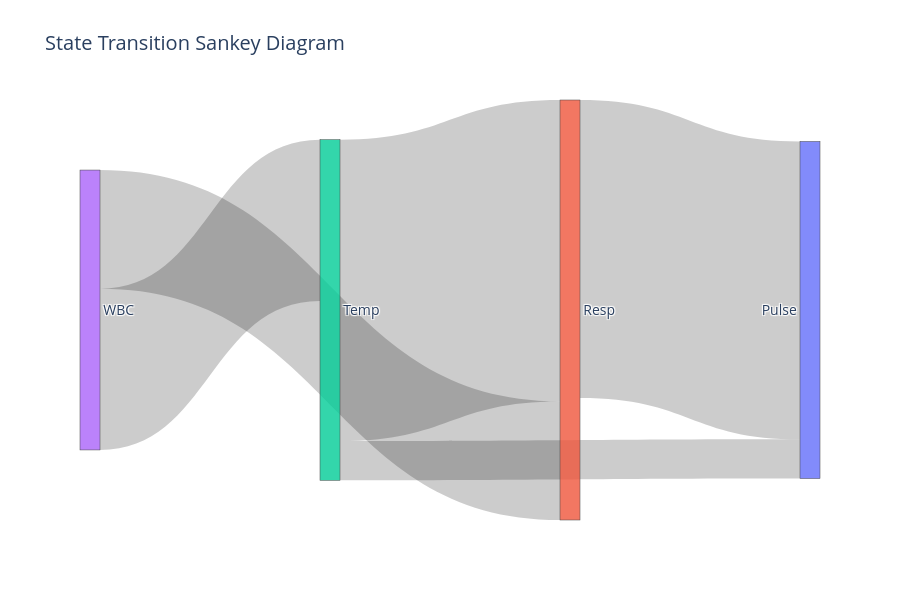
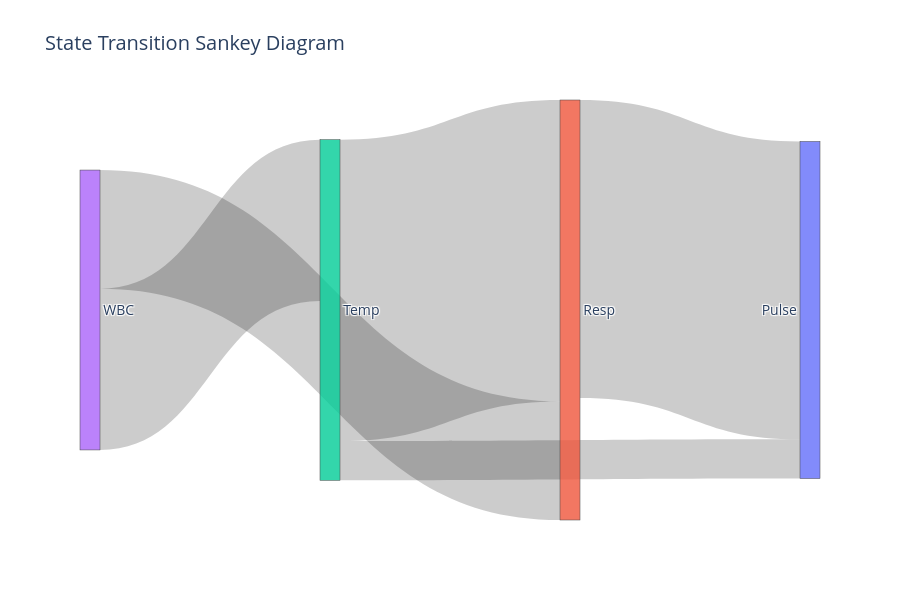

Here is the notebook cell these charts were saved with, in order:
### Code cell
fig = plot_transition_sankey_from_paths(
    triple_cntr,
    title="State Transition Sankey Diagram",
    min_count=1,
    normalize=False,
    width=900,
    height=600,
)

fig

### Figure 1 — Plotly figure (JSON) as saved in the notebook; plotly's stock layout.template omitted (floating-point values rounded to 4 significant figures)
{"data": [{"link": {"customdata": ["WBC → Resp<br>Count: 1517", "Resp → Pulse<br>Count: 3810", "WBC → Temp<br>Count: 2063", "Temp → Resp<br>Count: 3855", "Temp → Pulse<br>Count: 501"], "hovertemplate": "%{customdata}<extra></extra>", "source": [3, 1, 3, 2, 2], "target": [1, 0, 2, 1, 0], "value": [1517, 3810, 2063, 3855, 501]}, "node": {"label": ["Pulse", "Resp", "Temp", "WBC"], "line": {"width": 0.5}, "pad": 20, "thickness": 20}, "type": "sankey"}], "layout": {"font": {"size": 14}, "height": 600, "title": {"text": "State Transition Sankey Diagram"}, "width": 900}}

### Figure 2 — Plotly figure (JSON) as saved in the notebook; plotly's stock layout.template omitted (floating-point values rounded to 4 significant figures)
{"data": [{"link": {"customdata": ["WBC → Resp<br>Count: 1517", "Resp → Pulse<br>Count: 3810", "WBC → Temp<br>Count: 2063", "Temp → Resp<br>Count: 3855", "Temp → Pulse<br>Count: 501"], "hovertemplate": "%{customdata}<extra></extra>", "source": [3, 1, 3, 2, 2], "target": [1, 0, 2, 1, 0], "value": [1517, 3810, 2063, 3855, 501]}, "node": {"label": ["Pulse", "Resp", "Temp", "WBC"], "line": {"width": 0.5}, "pad": 20, "thickness": 20}, "type": "sankey"}], "layout": {"font": {"size": 14}, "height": 600, "title": {"text": "State Transition Sankey Diagram"}, "width": 900}}
